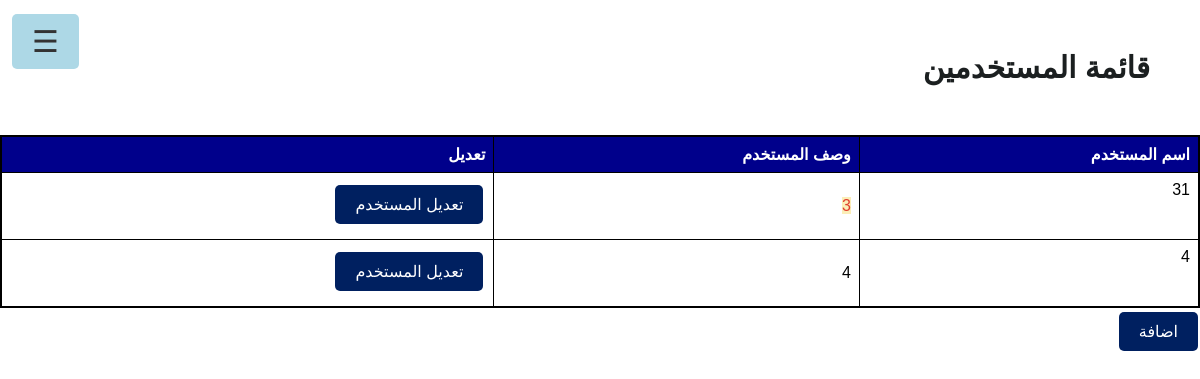
The page /userlist on the database as committed earlier.
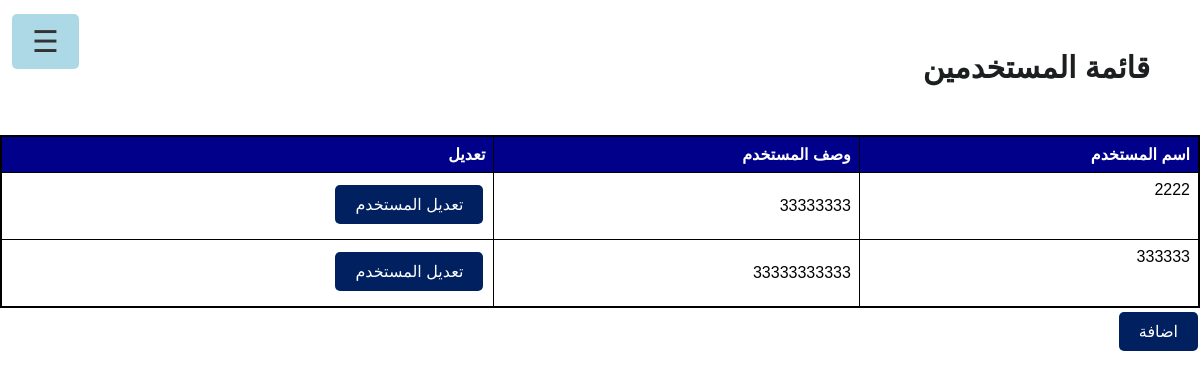
The same page on the database as committed later.
### app.py (models this page shows)
class User(db.Model):
    id = db.Column(db.Integer, primary_key=True)
    username = db.Column(db.String(100), nullable=False)
    user_description = db.Column(db.Text, nullable=True)
    screens = db.relationship('Screen', secondary='screen_user', backref='users')

### app.py (the view)
@app.route('/userlist')
def userlist():
    users = User.query.all()
    return render_template('userlist.html', users=users)

### templates/userlist.html (shortened to what this page needs)
<!DOCTYPE html>
<html lang="en">
  <head>
    <link rel="stylesheet" href="../static/table.css" />
    <link rel="stylesheet" href="../static/navbar.css" />
  </head>
  <body>
    {% include 'navbar.html' %}
    <h1>قائمة المستخدمين</h1>
    <table>
      <thead>
        <tr>
          <th>اسم المستخدم</th>
          <th>وصف المستخدم</th>
          <th>تعديل</th>
        </tr>
      </thead>
      <tbody>
        {% for user in users %}
        <tr>
          <td>{{ user.username }}</td>
          <td>{{ user.user_description | safe }}</td>
          <td>
            <a href="/edit_user/{{ user.id }}"
              ><button>تعديل المستخدم</button></a
            >
          </td>
        </tr>
        {% endfor %}
      </tbody>
    </table>
    <a href="/users"><button>اضافة</button></a>
    <br /><br />
  </body>
</html>

Rows that differ between the two databases and show on the page:
removed User: username "4", user_description "4"
added User: username "2222", user_description "33333333"
changed User (number 2 of 2 on the later page): username "31" → "333333"; user_description "3" → "33333333333"
